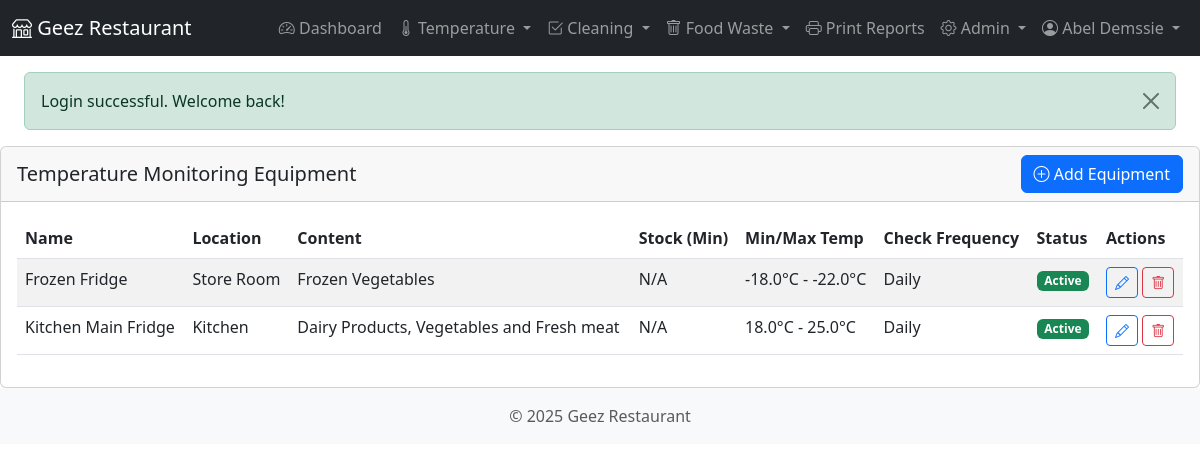
The app's page /admin/equipment.php (signed in) with its own data.
### tables this page shows
CREATE TABLE `equipment` (
  `equipment_id` int(11) NOT NULL,
  `name` varchar(100) NOT NULL,
  `location` varchar(100) NOT NULL,
  `content` varchar(255) DEFAULT NULL COMMENT 'Typical content stored in the equipment',
  `quantity_in_stock` int(11) DEFAULT NULL COMMENT 'Current quantity of items in stock',
  `min_stock_quantity` int(11) DEFAULT NULL COMMENT 'Minimum desired stock quantity',
  `min_temp` decimal(5,1) NOT NULL,
  `max_temp` decimal(5,1) NOT NULL,
  `check_frequency` varchar(50) NOT NULL,
  `is_active` tinyint(1) NOT NULL DEFAULT 1,
  `created_at` datetime NOT NULL,
  `updated_at` datetime DEFAULT NULL
);

### classes/Equipment.php (called while the page is built, shortened)
<?php
class Equipment {
    private $db;
    public function __construct($db) {
        $this->db = $db;
    }
    public function getAll() {
        $sql = "SELECT * FROM equipment ORDER BY name";
        return $this->db->fetchAll($sql);
    }
}

### classes/Database.php (called while the page is built, shortened)
<?php
class Database {
    private $host = DB_HOST;
    private $dbname = DB_NAME;
    private $username = DB_USER;
    private $password = DB_PASS;
    private $charset = DB_CHARSET;
    private $options = DB_OPTIONS;
    private $pdo;
    public function __construct() {
        $dsn = "mysql:host={$this->host};dbname={$this->dbname};charset={$this->charset}";
        try {
            $this->pdo = new PDO($dsn, $this->username, $this->password, $this->options);
        } catch (PDOException $e) {
            throw new Exception("Database connection failed: " . $e->getMessage());
        }
    }
    public function query($sql, $params = []) {
        try {
            $stmt = $this->pdo->prepare($sql);
            $stmt->execute($params);
            return $stmt;
        } catch (PDOException $e) {
            throw new Exception("Query failed: " . $e->getMessage());
        }
    }
    public function fetchAll($sql, $params = []) {
        $stmt = $this->query($sql, $params);
        return $stmt->fetchAll();
    }
}

### admin/equipment.php (the view, shortened to what this page needs)
<?php
require_once dirname(dirname(__FILE__)) . '/includes/header.php';
require_once CLASS_PATH . '/Equipment.php';
$equipment = new Equipment($db);
$all_equipment = $equipment->getAll();
?>
<div class="row">
    <div class="col-md-12">
        <div class="card">
            <div class="card-header d-flex justify-content-between align-items-center">
                <h5 class="card-title mb-0">Temperature Monitoring Equipment</h5>
                <button type="button" class="btn btn-primary" data-bs-toggle="modal" data-bs-target="#addEquipmentModal">
                    <i class="bi bi-plus-circle"></i> Add Equipment
                </button>
            </div>
            <div class="card-body">
                <?php if (empty($all_equipment)): ?>
                <p class="text-muted">No equipment found. Click "Add Equipment" to create a new equipment item.</p>
                <?php else: ?>
                <div class="table-responsive">
                    <table class="table table-striped table-hover">
                        <thead>
                            <tr>
                                <th>Name</th>
                                <th>Location</th>
                                <th>Content</th>
                                <th>Stock (Min)</th>
                                <th>Min/Max Temp</th>
                                <th>Check Frequency</th>
                                <th>Status</th>
                                <th>Actions</th>
                            </tr>
                        </thead>
                        <tbody>
                            <?php foreach ($all_equipment as $item): ?>
                            <tr>
                                <td><?php echo htmlspecialchars($item['name']); ?></td>
                                <td><?php echo htmlspecialchars($item['location'] ?? ''); ?></td>
                                <td><?php echo htmlspecialchars($item['content'] ?? 'N/A'); ?></td>
                                <td>
                                    <?php
                                        $stock_display = 'N/A';
                                        echo $stock_display;
                                    ?>
                                </td>
                                <td>
                                    <?php if (isset($item['min_temp']) && isset($item['max_temp']) &&
                                            $item['min_temp'] !== null && $item['max_temp'] !== null): ?>
                                        <?php echo htmlspecialchars($item['min_temp']); ?>°C - <?php echo htmlspecialchars($item['max_temp']); ?>°C
                                    <?php else: ?>
                                        N/A
                                    <?php endif; ?>
                                </td>
                                <td><?php echo htmlspecialchars($item['check_frequency'] ?? ''); ?></td>
                                <td>
                                    <span class="badge bg-<?php echo $item['is_active'] ? 'success' : 'danger'; ?>">
                                        <?php echo $item['is_active'] ? 'Active' : 'Inactive'; ?>
                                    </span>
                                </td>
                                <td>
                                    <button type="button" class="btn btn-sm btn-outline-primary"
                                        data-bs-toggle="modal"
                                        data-bs-target="#editEquipmentModal"
                                        data-equipment-id="<?php echo $item['equipment_id']; ?>"
                                        data-name="<?php echo htmlspecialchars($item['name']); ?>"
                                        data-location="<?php echo htmlspecialchars($item['location'] ?? ''); ?>"
                                        data-content="<?php echo htmlspecialchars($item['content'] ?? ''); ?>"
                                        data-quantity-in-stock="<?php echo htmlspecialchars($item['quantity_in_stock'] ?? ''); ?>"
                                        data-min-stock-quantity="<?php echo htmlspecialchars($item['min_stock_quantity'] ?? ''); ?>"
                                        data-min-temp="<?php echo htmlspecialchars($item['min_temp'] ?? ''); ?>"
                                        data-max-temp="<?php echo htmlspecialchars($item['max_temp'] ?? ''); ?>"
                                        data-check-frequency="<?php echo htmlspecialchars($item['check_frequency'] ?? ''); ?>"
                                        data-is-active="<?php echo $item['is_active']; ?>">
                                        <i class="bi bi-pencil"></i>
                                    </button>
                                    <form method="post" action="" class="d-inline">
                                        <button type="submit" class="btn btn-sm btn-outline-danger"
                                            onclick="return confirm('Are you sure you want to delete this equipment? This action cannot be undone.')">
                                            <i class="bi bi-trash"></i>
                                        </button>
                                    </form>
                                </td>
                            </tr>
                            <?php endforeach; ?>
                        </tbody>
                    </table>
                </div>
                <?php endif; ?>
            </div>
        </div>
    </div>
</div>
<?php
require_once INCLUDE_PATH . '/footer.php';
?>

### records on screen
equipment: name "Frozen Fridge", location "Store Room", content "Frozen Vegetables", stock_display "N/A", min_temp "-18.0", max_temp "-22.0", check_frequency "Daily", is_active "Active"
equipment: name "Kitchen Main Fridge", location "Kitchen", content "Dairy Products, Vegetables and Fresh meat", stock_display "N/A", min_temp "18.0", max_temp "25.0", check_frequency "Daily", is_active "Active"

### other values on screen
$_SESSION['full_name'] "Abel Demssie"
$flash_message['message'] "Login successful. Welcome back!"
